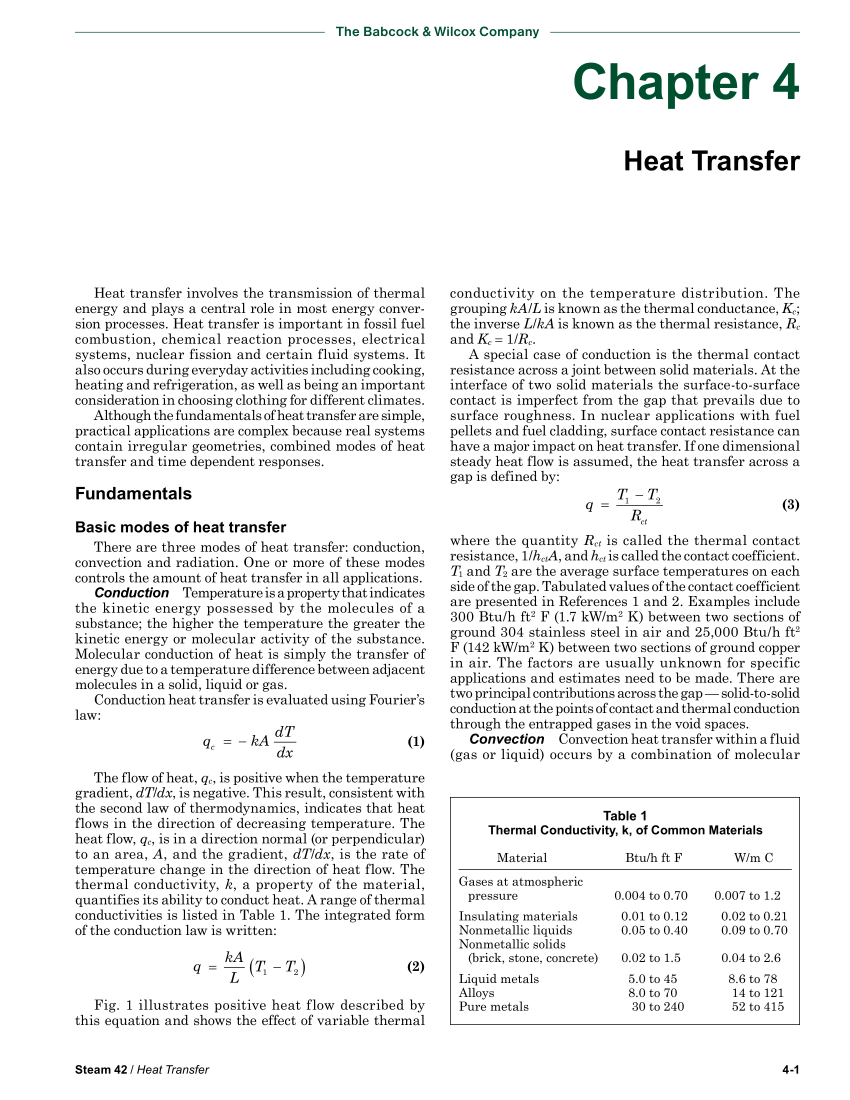
#> input picture temp_detection/page_1_pid2040510.png, 2550 x 3300 px (shown at 1/3 size)
$ python -i figure_extraction_agent.py   (imports and definitions only)
#> lines starting #> are read from the running program, lines starting #| are printed output that depends on the picture; after the words box and inside, x2 and y2 are one past the last pixel; in counts of white or black regions, pixels touching at a corner belong together
#> further down, picture is the input picture: shape (3300, 2550, 3); mean B, G, R 238.6, 238.7, 238.4
#!/usr/bin/env python3
# -*- coding: utf-8 -*-

"""
Figure Extraction Agent - RAG-Ready Visual Content Extraction

Extracts figures/diagrams as images with captions for RAG systems.
Includes plot/image classification to distinguish data-extractable content.

CRITICAL WARNING - DO NOT BREAK THIS! (2025-10-17)
==================================================
This agent was FIXED after deduplication logic caused failures:
- BROKEN v1.1.0: MD5 hash deduplication saved only 7/45 figures (84% false positive rate)
- WORKING v2.0.0: Each zone gets own file + plot/image classification (from Oct 2025 working version)

DO NOT re-add deduplication logic without validating against PDF content!

Author: Claude Code
Date: 2025-10-17
Version: 2.0.0
"""

import sys
import os
from pathlib import Path
from typing import Dict, List, Any, Optional, Tuple
import re
import io

# MANDATORY UTF-8 SETUP
if sys.platform == 'win32':
    import io
    if not hasattr(sys.stdout, '_wrapped_utf8'):
        try:
            sys.stdout = io.TextIOWrapper(sys.stdout.buffer, encoding='utf-8')
            sys.stdout._wrapped_utf8 = True
        except (AttributeError, ValueError):
            os.system('chcp 65001')
    if not hasattr(sys.stderr, '_wrapped_utf8'):
        try:
            sys.stderr = io.TextIOWrapper(sys.stderr.buffer, encoding='utf-8')
            sys.stderr._wrapped_utf8 = True
        except (AttributeError, ValueError):
            pass

import fitz  # PyMuPDF
import cv2
import numpy as np
from PIL import Image

# Import base agent (proper package import, no sys.path manipulation)
from pipelines.shared.packages.common.src.base.base_extraction_agent import BaseExtractionAgent, Zone, ExtractedObject


class PlotImageClassifier:
    """
    Classify figures as plots (data-extractable) vs images (visual-only).

    Uses 5 computer vision features:
    - Grid line detection (35% weight) - plots have gridlines
    - Axes detection (30% weight) - x/y coordinate systems
    - Curve detection (25% weight) - data plots
    - Text density analysis - axis labels
    - Color complexity (10% weight) - plots simpler than images

    Ported from working extract_figures_doclayout.py (Oct 2025).
    """

    def classify(self, image_array: np.ndarray) -> Tuple[str, float, dict]:
        """
        Classify a figure as plot, image, or uncertain.

        Args:
            image_array: numpy array of image (RGB or grayscale)

        Returns:
            (classification, confidence, characteristics)
            - classification: "plot", "image", or "uncertain"
            - confidence: 0.0 to 1.0
            - characteristics: dict with individual feature scores
        """
        characteristics = {}

        # Convert to grayscale if needed
        if len(image_array.shape) == 3:
            gray = cv2.cvtColor(image_array, cv2.COLOR_BGR2GRAY)
        else:
            gray = image_array.copy()

        # Feature 1: Grid line detection (strong plot indicator)
        characteristics['grid_score'] = self._detect_grid_lines(gray)

        # Feature 2: Axes detection (x/y axes with tick marks)
        characteristics['axes_score'] = self._detect_axes(gray)

        # Feature 3: Line/curve detection (data plots)
        characteristics['curves_score'] = self._detect_curves(gray)

        # Feature 4: Text density (plots have axis labels)
        characteristics['text_density'] = self._estimate_text_density(gray)

        # Feature 5: Color variety (plots simpler, images more complex)
        if len(image_array.shape) == 3:
            characteristics['color_complexity'] = self._color_complexity(image_array)
        else:
            characteristics['color_complexity'] = 0.0

        # Decision logic
        plot_score = (
            characteristics['grid_score'] * 0.35 +
            characteristics['axes_score'] * 0.30 +
            characteristics['curves_score'] * 0.25 +
            (1.0 - characteristics['color_complexity']) * 0.10
        )

        image_score = (
            characteristics['color_complexity'] * 0.40 +
            (1.0 - characteristics['grid_score']) * 0.30 +
            (1.0 - characteristics['axes_score']) * 0.30
        )

        # Classification
        if plot_score > 0.6 and plot_score > image_score:
            return "plot", plot_score, characteristics
        elif image_score > 0.6 and image_score > plot_score:
            return "image", image_score, characteristics
        else:
            return "uncertain", max(plot_score, image_score), characteristics

    def _detect_grid_lines(self, gray: np.ndarray) -> float:
        """Detect presence of grid lines (strong plot indicator)."""
        try:
            edges = cv2.Canny(gray, 50, 150)
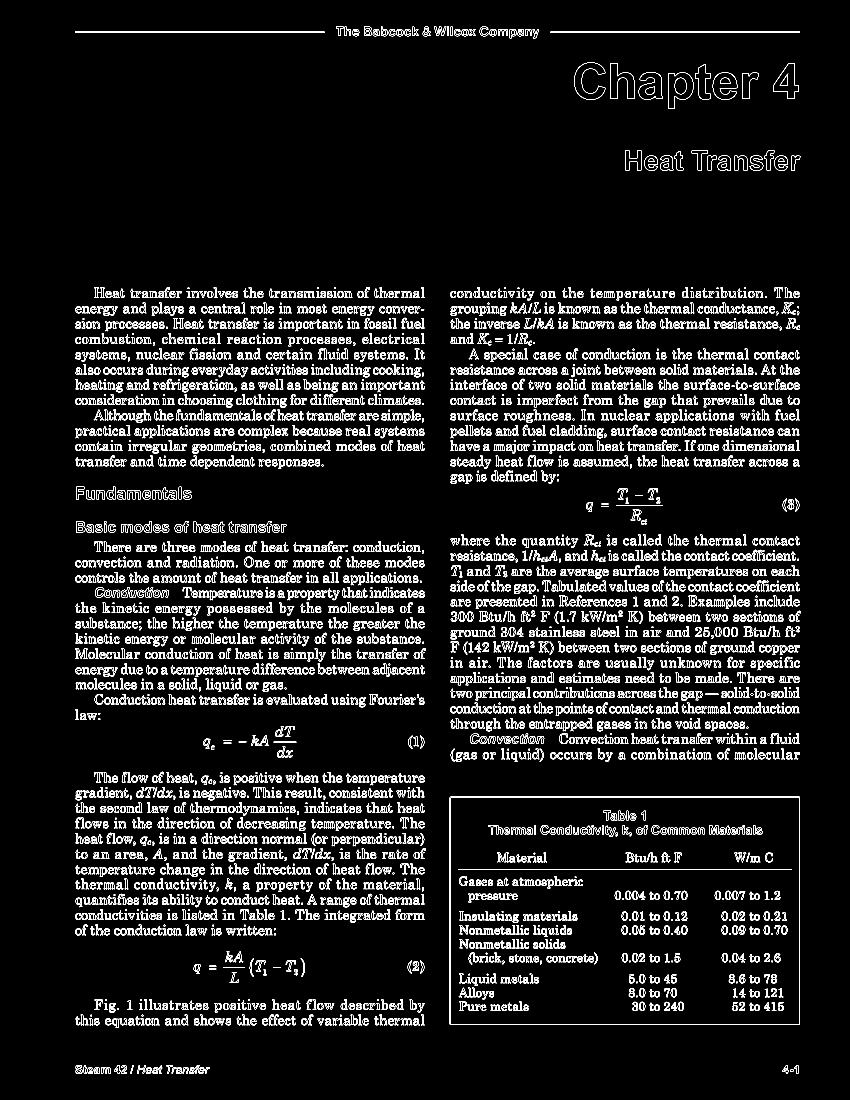
#> edges: shape (3300, 2550) (shown at 1/3 size); 4.7% white in thin lines or dots, all inside (x1, y1, x2, y2) = (225, 79, 2403, 3222)

            # Horizontal lines
            h_kernel = cv2.getStructuringElement(cv2.MORPH_RECT, (25, 1))
            h_lines = cv2.morphologyEx(edges, cv2.MORPH_OPEN, h_kernel)
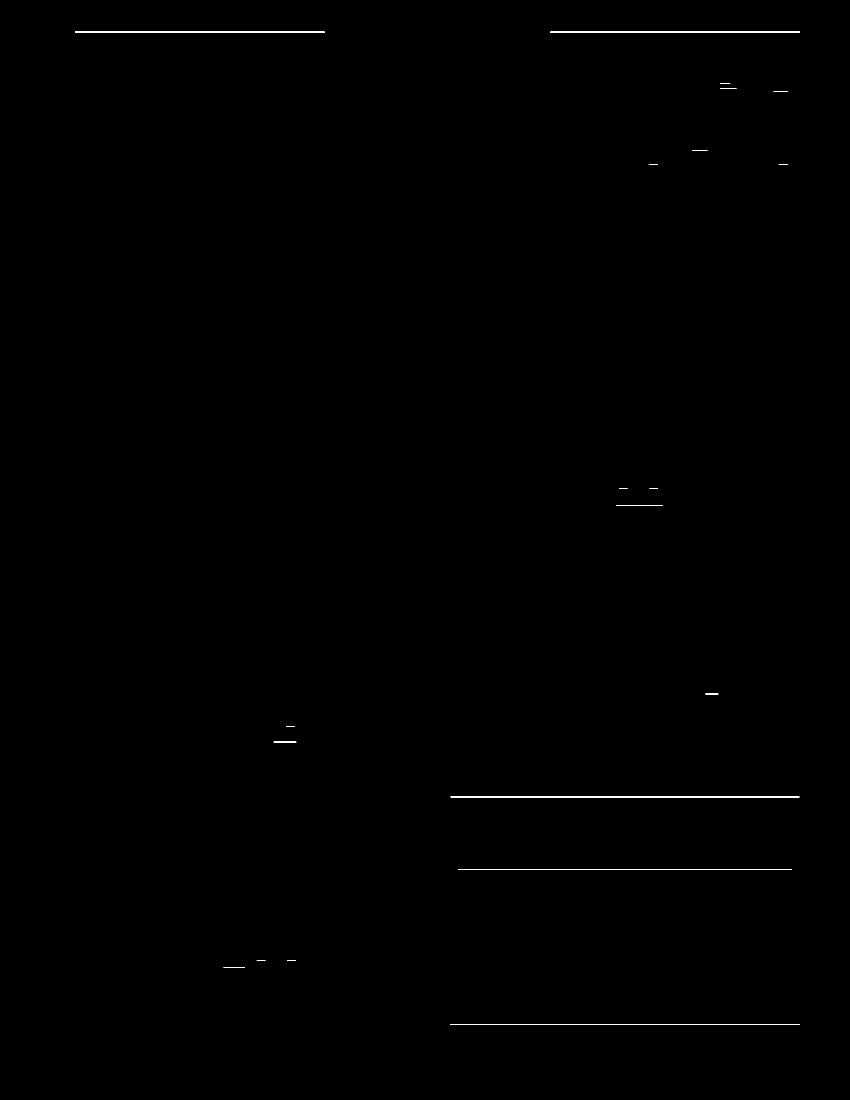
#> h_lines: shape (3300, 2550) (shown at 1/3 size); 0.12% white in thin lines or dots, all inside (x1, y1, x2, y2) = (225, 95, 2400, 3075)

            # Vertical lines
            v_kernel = cv2.getStructuringElement(cv2.MORPH_RECT, (1, 25))
            v_lines = cv2.morphologyEx(edges, cv2.MORPH_OPEN, v_kernel)
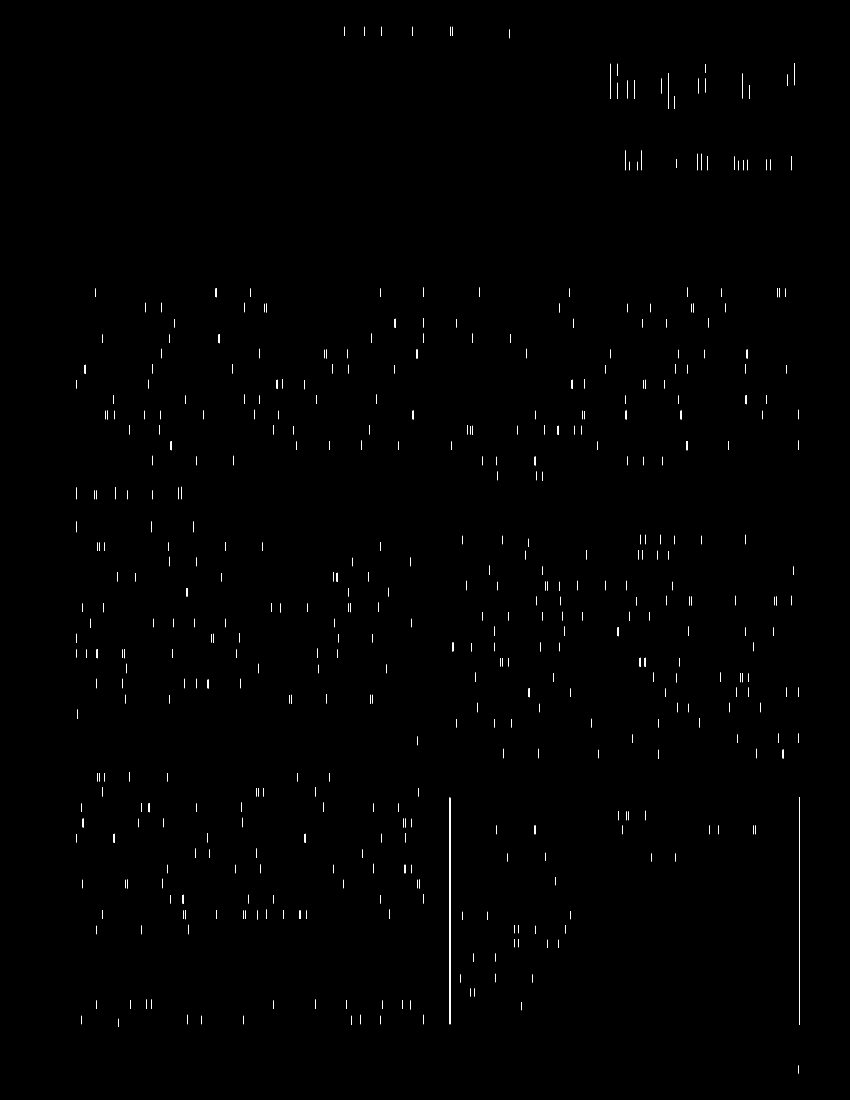
#> v_lines: shape (3300, 2550) (shown at 1/3 size); 0.2% white in thin lines or dots, all inside (x1, y1, x2, y2) = (228, 80, 2400, 3221)

            # Count line pixels
            h_pixels = np.sum(h_lines > 0)
#> h_pixels = 10170
            v_pixels = np.sum(v_lines > 0)
#> v_pixels = 17188
            total_pixels = gray.shape[0] * gray.shape[1]

            # Grid score based on both horizontal and vertical lines
            line_ratio = (h_pixels + v_pixels) / total_pixels
#> line_ratio = 0.00325

            # Normalize to 0-1 (typical plots have 0.5-2% line coverage)
            score = min(1.0, line_ratio * 100)
#> score = 0.325
            return score
        except:
            return 0.0

    def _detect_axes(self, gray: np.ndarray) -> float:
        """Detect x/y axes (typical plot characteristic)."""
        try:
            edges = cv2.Canny(gray, 50, 150)
            h, w = gray.shape

            # Check left edge for y-axis
            left_edge = edges[:, :int(w*0.1)]
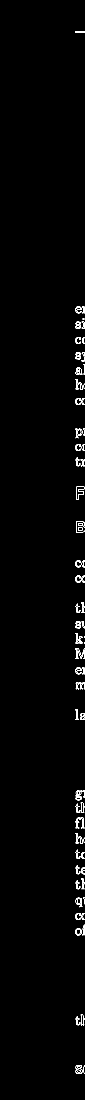
#> left_edge: shape (3300, 255) (shown at 1/3 size); 0.71% white in thin lines or dots, all inside (x1, y1, x2, y2) = (225, 95, 255, 3222)
            left_score = np.sum(left_edge > 0) / (h * int(w*0.1))
#> left_score = 0.00705

            # Check bottom edge for x-axis
            bottom_edge = edges[int(h*0.9):, :]
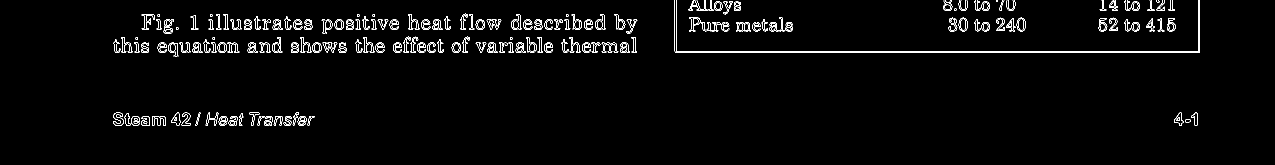
#> bottom_edge: shape (330, 2550) (shown at 1/2 size); 2.3% white in thin lines or dots, all inside (x1, y1, x2, y2) = (226, 0, 2400, 252)
            bottom_score = np.sum(bottom_edge > 0) / (int(h*0.1) * w)
#> bottom_score = 0.0232

            # Both axes present = high score
            axes_score = (left_score + bottom_score) * 50
#> axes_score = 1.51
            return min(1.0, axes_score)
        except:
            return 0.0

    def _detect_curves(self, gray: np.ndarray) -> float:
        """Detect data curves (edges minus straight lines)."""
        try:
            edges = cv2.Canny(gray, 50, 150)

            # Detect straight lines
            h_kernel = cv2.getStructuringElement(cv2.MORPH_RECT, (25, 1))
            v_kernel = cv2.getStructuringElement(cv2.MORPH_RECT, (1, 25))
            h_lines = cv2.morphologyEx(edges, cv2.MORPH_OPEN, h_kernel)
            v_lines = cv2.morphologyEx(edges, cv2.MORPH_OPEN, v_kernel)
            straight_lines = cv2.bitwise_or(h_lines, v_lines)
#> straight_lines: shape (3300, 2550); 0.33% white in thin lines or dots, all inside (x1, y1, x2, y2) = (225, 80, 2400, 3221)

            # Curves = edges - straight lines
            curves = cv2.bitwise_and(edges, cv2.bitwise_not(straight_lines))
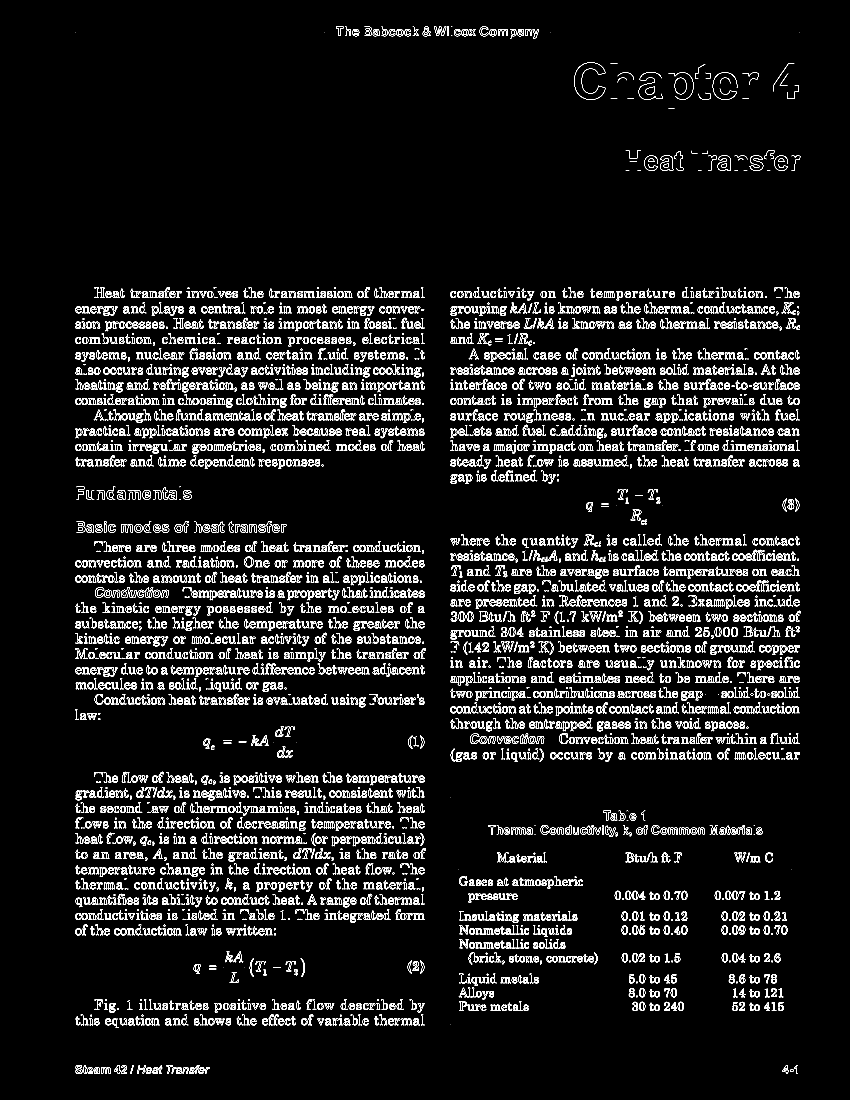
#> curves: shape (3300, 2550) (shown at 1/3 size); 4.4% white in thin lines or dots, all inside (x1, y1, x2, y2) = (225, 79, 2403, 3222)

            total_pixels = gray.shape[0] * gray.shape[1]
            curve_ratio = np.sum(curves > 0) / total_pixels
#> curve_ratio = 0.0442

            # Normalize
            score = min(1.0, curve_ratio * 200)
#> score = 1
            return score
        except:
            return 0.0

    def _estimate_text_density(self, gray: np.ndarray) -> float:
        """Estimate text density (plots have axis labels)."""
        try:
            # Use high-frequency edges to find text
            edges = cv2.Canny(gray, 100, 200)

            # Small kernel for text-like patterns
            text_kernel = cv2.getStructuringElement(cv2.MORPH_RECT, (3, 3))
            text_regions = cv2.morphologyEx(edges, cv2.MORPH_CLOSE, text_kernel)
#> text_regions: shape (3300, 2550); 7.4% white; 3175 white regions, largest, box (x1, y1, x2, y2) and area: (1349, 2390, 2400, 3075) 12097, (1375, 2607, 2376, 2610) 3001, (225, 95, 975, 98) 2249

            total_pixels = gray.shape[0] * gray.shape[1]
            text_ratio = np.sum(text_regions > 0) / total_pixels
#> text_ratio = 0.0744

            return min(1.0, text_ratio * 50)
        except:
            return 0.0

    def _color_complexity(self, image_array: np.ndarray) -> float:
        """
        Estimate color complexity.
        Plots: simpler (< 50 unique colors)
        Images: complex (> 1000 unique colors)
        """
        try:
            # Downsample for speed
            small = cv2.resize(image_array, (100, 100))
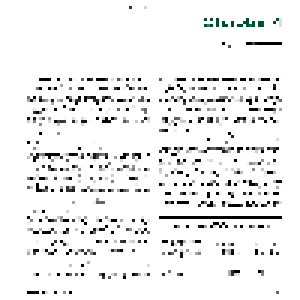
#> small: shape (100, 100, 3) (shown 3 times larger); mean B, G, R 238.1, 238.2, 237.9

            # Count unique colors
            pixels = small.reshape(-1, small.shape[-1])
            unique_colors = len(np.unique(pixels, axis=0))
#> unique_colors = 229

            # Normalize (0 = simple, 1 = complex)
            # Plots typically < 50 colors, images > 1000
            if unique_colors < 50:
                return 0.0
            elif unique_colors > 1000:
                return 1.0
            else:
                return (unique_colors - 50) / 950
        except:
            return 0.5


class FigureExtractionAgent(BaseExtractionAgent):
    """
    Specialized agent for extracting figures/diagrams with plot/image classification.

    Features:
    ---------
    - Computer vision-based classification: Distinguishes plots (data-extractable) from images (visual-only)
    - High resolution rendering: 300 DPI for clear visualization
    - 5-feature classification: Grid lines, axes, curves, text density, color complexity

    Classification Types:
    --------------------
    - "plot": Data-extractable figures (graphs, charts) with gridlines/axes
    - "image": Visual-only figures (photos, diagrams) without extractable data
    - "uncertain": Borderline cases requiring manual review

    Usage Example:
    --------------
    >>> agent = FigureExtractionAgent(pdf_path=Path("doc.pdf"), output_dir=Path("results/rag_extractions"))
    >>> zones = [Zone(id="fig_1", type="figure", page=4, bbox=[...])]
    >>> results = agent.process_zones(zones)
    """

    # [149 lines left out: functions __init__, extract_from_zone, _crop_figure, _extract_caption, _print_statistics, not called in this run]

    def __del__(self):
        if hasattr(self, 'doc'):
            self.doc.close()

>>> import cv2
>>> picture = cv2.imread('../../../../../../../temp_detection/page_1_pid2040510.png')
>>> result = PlotImageClassifier().classify(picture)
#> in classify, `plot_score = ( characteristics['grid_score'] * 0.35 + characteristics[..`: plot_score = 0.745
#> in classify, `image_score = ( characteristics['color_complexity'] * 0.40 + (1.0 - ch..`: image_score = 0.278
